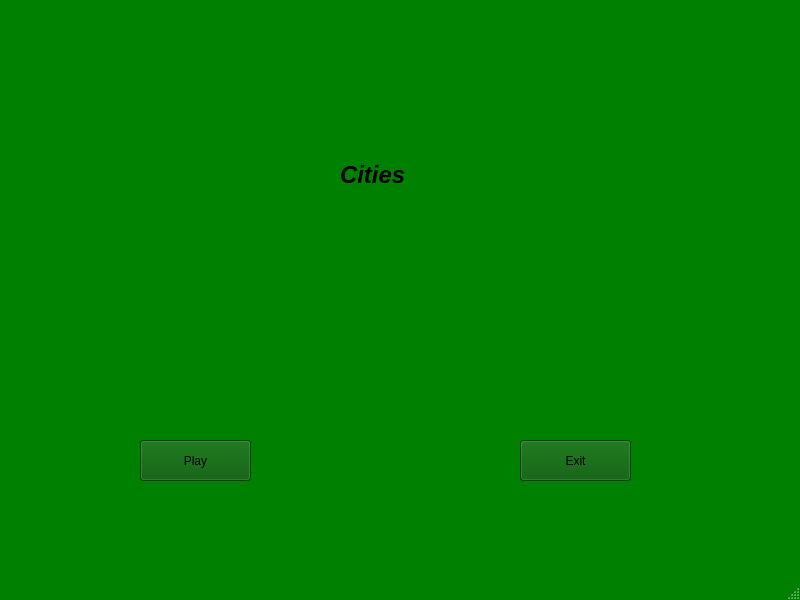
<?xml version="1.0" encoding="UTF-8"?>
<ui version="4.0">
 <class>MainWindow</class>
 <widget class="QMainWindow" name="MainWindow">
  <property name="geometry">
   <rect>
    <x>0</x>
    <y>0</y>
    <width>800</width>
    <height>600</height>
   </rect>
  </property>
  <property name="windowTitle">
   <string>Cities</string>
  </property>
  <property name="windowIcon">
   <iconset resource="resources.qrc">
    <normaloff>:/img/cities_icon.png</normaloff>:/img/cities_icon.png</iconset>
  </property>
  <property name="styleSheet">
   <string notr="true">QMainWindow {
	background-color: green;
}</string>
  </property>
  <widget class="QWidget" name="centralwidget">
   <widget class="QLabel" name="label">
    <property name="geometry">
     <rect>
      <x>340</x>
      <y>140</y>
      <width>81</width>
      <height>71</height>
     </rect>
    </property>
    <property name="text">
     <string>&lt;html&gt;&lt;head/&gt;&lt;body&gt;&lt;p&gt;&lt;span style=&quot; font-size:18pt; font-weight:700; font-style:italic;&quot;&gt;Cities&lt;/span&gt;&lt;/p&gt;&lt;/body&gt;&lt;/html&gt;</string>
    </property>
   </widget>
   <widget class="QPushButton" name="play_button">
    <property name="geometry">
     <rect>
      <x>140</x>
      <y>440</y>
      <width>111</width>
      <height>41</height>
     </rect>
    </property>
    <property name="styleSheet">
     <string notr="true">QPushButton {
	background-color: rgb(0, 85, 0);
}

QPushButton:hover {
	background-color:  rgb(0, 102, 0);
}

QPushButton:pressed {
	background-color:  rgb(0, 124, 0);
}</string>
    </property>
    <property name="text">
     <string>Play</string>
    </property>
   </widget>
   <widget class="QPushButton" name="exit_button">
    <property name="geometry">
     <rect>
      <x>520</x>
      <y>440</y>
      <width>111</width>
      <height>41</height>
     </rect>
    </property>
    <property name="styleSheet">
     <string notr="true">QPushButton {
	background-color: rgb(0, 85, 0);
}

QPushButton:hover {
	background-color:  rgb(0, 102, 0);
}

QPushButton:pressed {
	background-color:  rgb(0, 124, 0);
}</string>
    </property>
    <property name="text">
     <string>Exit</string>
    </property>
   </widget>
  </widget>
  <widget class="QMenuBar" name="menubar">
   <property name="geometry">
    <rect>
     <x>0</x>
     <y>0</y>
     <width>800</width>
     <height>25</height>
    </rect>
   </property>
  </widget>
  <widget class="QStatusBar" name="statusbar"/>
 </widget>
 <resources>
  <include location="resources.qrc"/>
 </resources>
 <connections/>
</ui>
